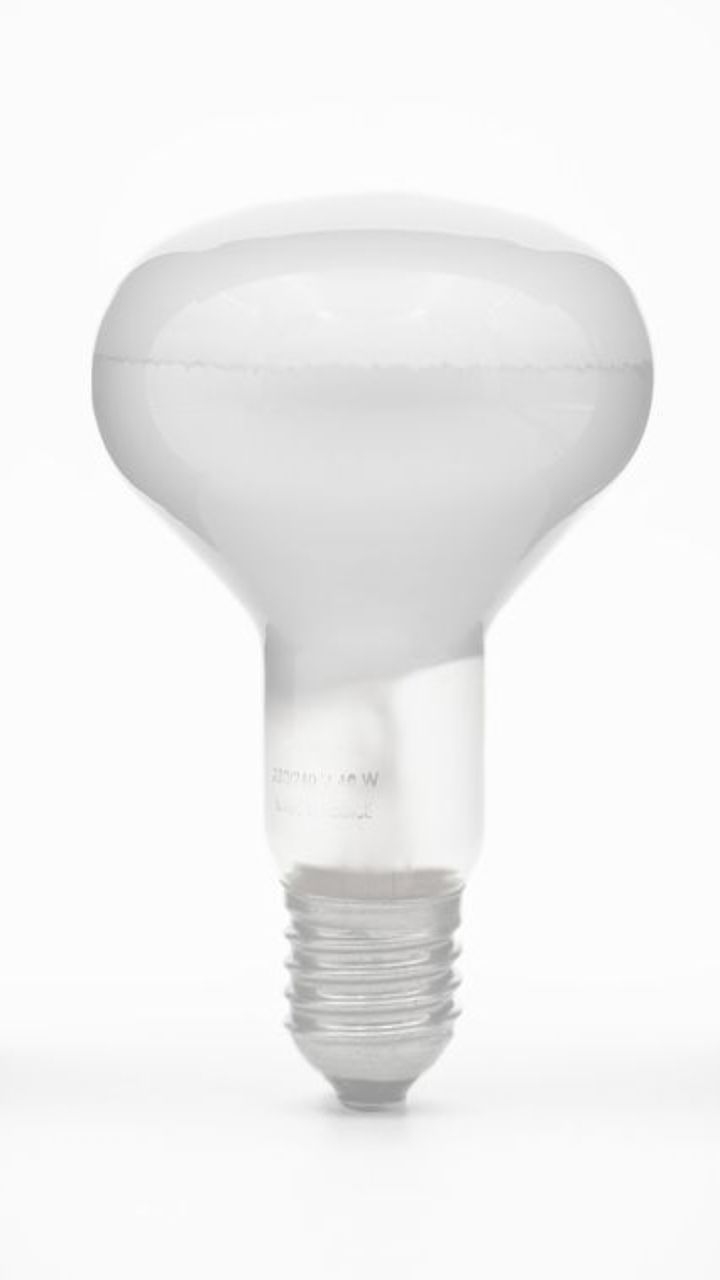
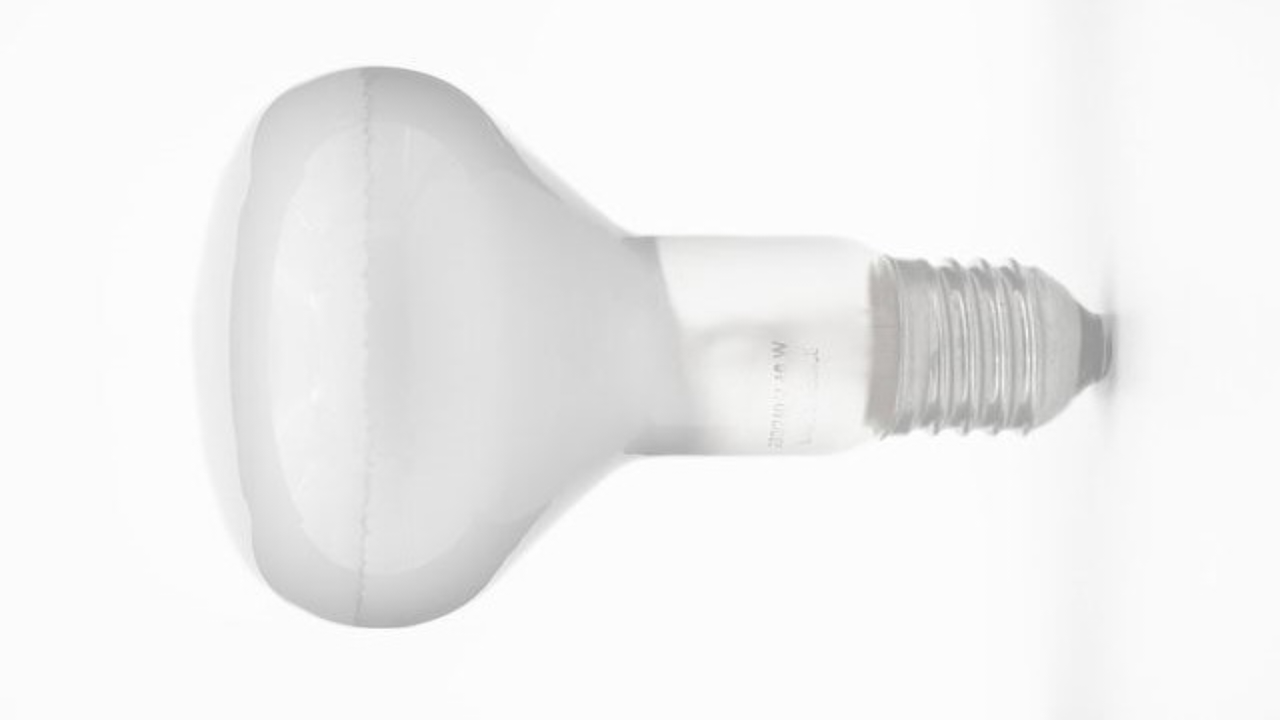

Compare how this app lays out the same screen by default and in its alternative resource folder. The renders come first, then the two layout files and the values they reference.
<!-- AndroidManifest.xml: application theme AppTheme -->
<!-- res/layout/view_pager.xml -->
<?xml version="1.0" encoding="utf-8"?>
<LinearLayout xmlns:android="http://schemas.android.com/apk/res/android"
    xmlns:app="http://schemas.android.com/apk/res-auto"
    xmlns:tools="http://schemas.android.com/tools"
    android:layout_width="match_parent"
    android:layout_height="match_parent"

    android:background="@drawable/bombillab"
    android:orientation="vertical">

    <android.support.design.widget.TabLayout
        android:id="@+id/tabs"
        android:layout_width="match_parent"
        android:layout_height="wrap_content"
        android:elevation="1dp" />

    <android.support.v4.view.ViewPager
        android:id="@+id/viewpager"
        android:layout_width="fill_parent"
        android:layout_height="fill_parent"
        android:elevation="1dp">

    </android.support.v4.view.ViewPager>

</LinearLayout>
<!-- resources referenced by this layout -->
<resources>
  <!-- drawable bombillab: jpg bitmap (drawable-xhdpi, 17720 bytes) -->
  <style name="AppTheme" parent="Theme.AppCompat.Light.DarkActionBar">
          <item name="colorPrimary">@color/azulInteco</item>
          
      </style>
</resources>
<!-- res/layout-land/view_pager.xml (the author's variant of the layout above) -->
<!-- drawn on the phone turned sideways -->
<?xml version="1.0" encoding="utf-8"?>
<android.support.constraint.ConstraintLayout
    xmlns:android="http://schemas.android.com/apk/res/android"
    xmlns:app="http://schemas.android.com/apk/res-auto"
    xmlns:tools="http://schemas.android.com/tools"
    android:layout_width="match_parent"
    android:layout_height="match_parent"
    android:background="@drawable/bombillaland"
    tools:layout_editor_absoluteY="73dp">

    <android.support.design.widget.TabLayout
        android:id="@+id/tabs"
        android:layout_width="0dp"
        android:layout_height="47dp"
        app:layout_constraintEnd_toEndOf="parent"
        app:layout_constraintStart_toStartOf="parent"
        app:layout_constraintTop_toTopOf="parent"
        tools:ignore="MissingConstraints"
        app:tabIndicatorColor="@color/AzulOscuro">

    </android.support.design.widget.TabLayout>

    <android.support.v4.view.ViewPager
        android:id="@+id/viewpager"
        android:layout_width="0dp"
        android:layout_height="241dp"
        app:layout_constraintBottom_toBottomOf="parent"
        app:layout_constraintEnd_toEndOf="parent"
        app:layout_constraintStart_toStartOf="parent"
        tools:ignore="MissingConstraints" />


</android.support.constraint.ConstraintLayout>
<!-- resources referenced by the variant -->
<!-- as the phone turned sideways resolves them -->
<resources>
  <!-- drawable bombillaland: jpg bitmap (drawable-hdpi, 40082 bytes) -->
  <style name="AppTheme" parent="Theme.AppCompat.Light.DarkActionBar">
          <item name="colorPrimary">@color/azulInteco</item>
          
      </style>
</resources>
